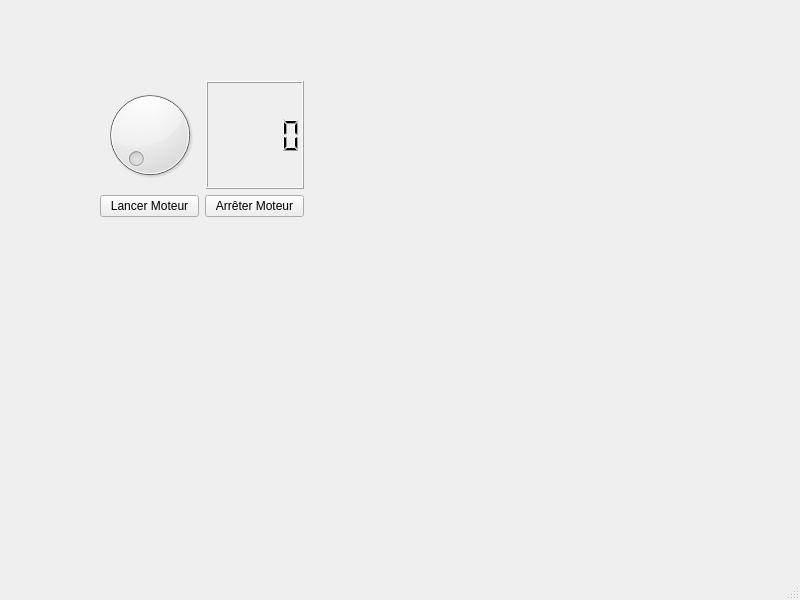
<?xml version="1.0" encoding="UTF-8"?>
<ui version="4.0">
 <class>Equilibreuse</class>
 <widget class="QMainWindow" name="Equilibreuse">
  <property name="geometry">
   <rect>
    <x>0</x>
    <y>0</y>
    <width>800</width>
    <height>600</height>
   </rect>
  </property>
  <property name="windowTitle">
   <string>Equilibreuse</string>
  </property>
  <widget class="QWidget" name="centralwidget">
   <widget class="QWidget" name="">
    <property name="geometry">
     <rect>
      <x>100</x>
      <y>81</y>
      <width>204</width>
      <height>136</height>
     </rect>
    </property>
    <layout class="QVBoxLayout" name="verticalLayout">
     <item>
      <layout class="QHBoxLayout" name="horizontalLayout">
       <item>
        <widget class="QDial" name="dial_consigneVitesse"/>
       </item>
       <item>
        <widget class="QLCDNumber" name="lcdNumber_consigne"/>
       </item>
      </layout>
     </item>
     <item>
      <layout class="QHBoxLayout" name="horizontalLayout_2">
       <item>
        <widget class="QPushButton" name="pushButton_Lancer">
         <property name="text">
          <string>Lancer Moteur</string>
         </property>
        </widget>
       </item>
       <item>
        <widget class="QPushButton" name="pushButton_Arreter">
         <property name="text">
          <string>Arrêter Moteur</string>
         </property>
        </widget>
       </item>
      </layout>
     </item>
    </layout>
   </widget>
  </widget>
  <widget class="QMenuBar" name="menubar">
   <property name="geometry">
    <rect>
     <x>0</x>
     <y>0</y>
     <width>800</width>
     <height>21</height>
    </rect>
   </property>
  </widget>
  <widget class="QStatusBar" name="statusbar"/>
 </widget>
 <resources/>
 <connections>
  <connection>
   <sender>dial_consigneVitesse</sender>
   <signal>valueChanged(int)</signal>
   <receiver>lcdNumber_consigne</receiver>
   <slot>display(int)</slot>
   <hints>
    <hint type="sourcelabel">
     <x>149</x>
     <y>164</y>
    </hint>
    <hint type="destinationlabel">
     <x>222</x>
     <y>162</y>
    </hint>
   </hints>
  </connection>
 </connections>
</ui>
